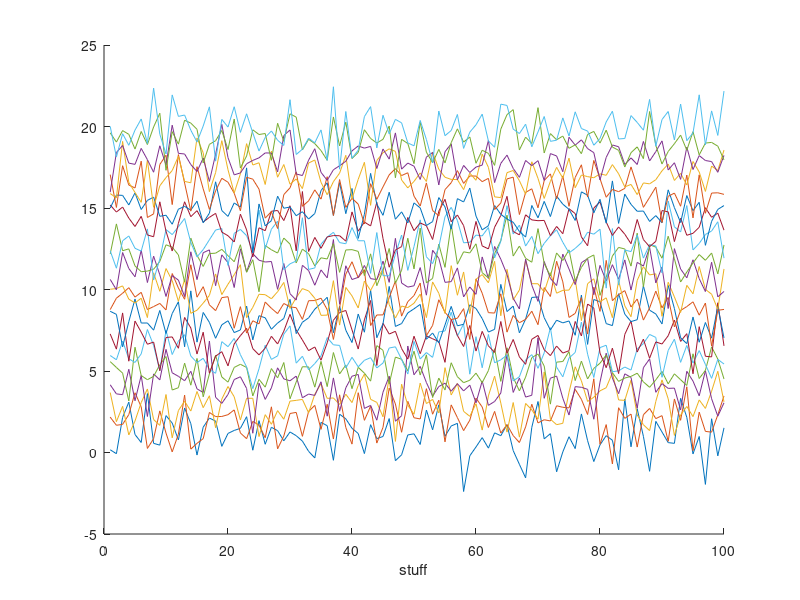
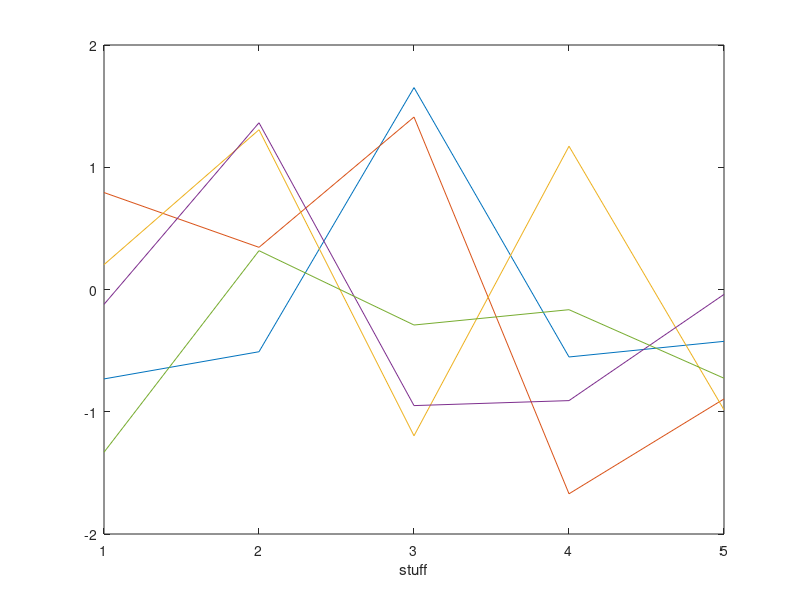
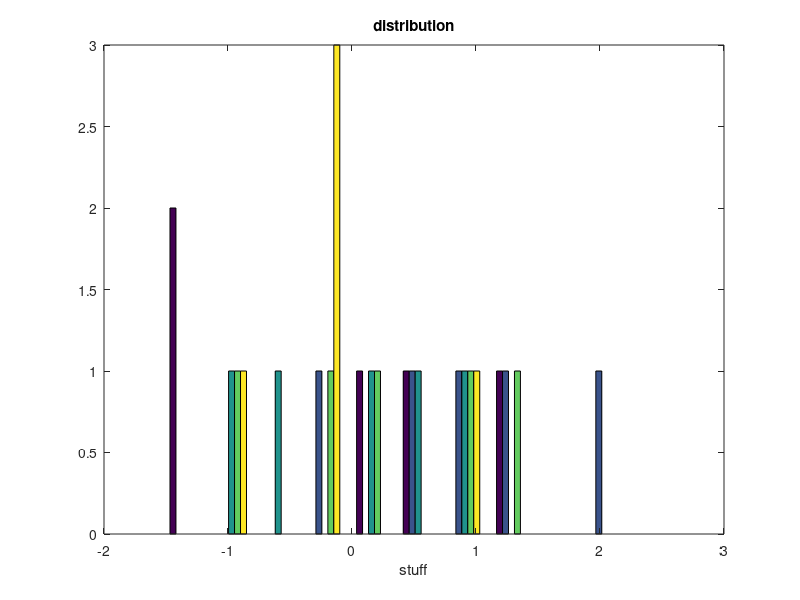

The MATLAB source for these figures, in order: (Note: this script raises an error after producing the figures.)
% example of Report Generator

%create 3 figures
close all
figure
hold on
for i=1:20
    plot(randn(1, 100)+i)
end
xlabel('stuff')
set(gcf, 'pos', [   680    84   551   894])
figure
plot(randn(5))
xlabel('stuff')
figure
hist(randn(5))
xlabel('stuff')
title('distribution')

% Import the base classes
import mlreportgen.report.*
import mlreportgen.dom.*

% Create a report object
%  rpt = Report('example', 'html');
rpt = Report('example', 'pdf');

% Add a title page
% To customize additional title page properties, see mlreportgen.report.TitlePage.
tp = TitlePage;
tp.Title = 'MouseID_Experimentat';

tp.Title = 'some plots';
tp.Subtitle = 'various stuff';
tp.Author = 'Mike';
add(rpt,tp);

% Add default table of contents
add(rpt,TableOfContents);
chap=Chapter;
chap.Title = 'this is a chapter';
para=Paragraph ('here is some text');
add(chap, para);
add(rpt, chap);


for i=1:1
    % Add a section
    ch(i) = Section;
    ch(i).Title = sprintf('cell %d', i);
    para = Paragraph(sprintf('this is cell number %d', i)) ;
    add(ch(i),para)
    
    
    % Add a figure.
    % For more information on figures, see mlreportgen.report.Figure.
    % https://www.mathworks.com/help/rptgen/ug/mlreportgen.report.figure-class.html
    
    for j=1:3
        fig(j)=Figure(figure(j));
        figi(j) = Image(getSnapshotImage(fig(j),rpt));
        figi(j).Style = {ScaleToFit};
    end
    
    table=Table(2);
    %          table.TableEntriesStyle = {Width('3in'), Height('3in')};  % example with all cells set to 3x3 in
    table.Border = 'single';
    table.ColSep = 'single';
    table.RowSep = 'single';
    row = TableRow;
    te = TableEntry(figi(1));
    te.Style={Width('3in'), Height('6in')};
    te.RowSpan = 2;
    te.ColSpan = 1;
    append(row, te);
    
    te = TableEntry(figi(2));
    te.Style={Width('3in'), Height('3in')};
    append(row, te);
    append(table,row);
    
    row = TableRow;
    te = TableEntry(figi(3));
    te.Style={Width('3in'), Height('3in')};
    append(row, te);
    append(table,row);
    
    
    add(ch(i),table);
    add(rpt,ch(i))
    
end

% Close and run the report.

close(rpt)
rptview(rpt)



